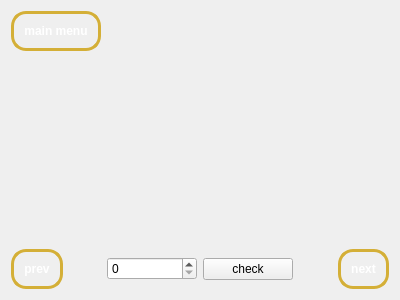
<?xml version="1.0" encoding="UTF-8"?>
<ui version="4.0">
 <class>LearnWidget</class>
 <widget class="QWidget" name="LearnWidget">
  <property name="geometry">
   <rect>
    <x>0</x>
    <y>0</y>
    <width>400</width>
    <height>300</height>
   </rect>
  </property>
  <property name="windowTitle">
   <string>Form</string>
  </property>
  <layout class="QGridLayout" name="gridLayout">
   <item row="0" column="0" alignment="Qt::AlignmentFlag::AlignLeft">
    <widget class="QPushButton" name="mainMenuButton">
     <property name="styleSheet">
      <string notr="true">QPushButton{
	background-color: qlineargradient(
		spread:pad,
		x1:0, y1:0, x2:0, y2:1,
		stop:0 #2b1f0e
		stop:1 #8c6c26
	);

	color: white;
	font-weight: bold;
	border: 3px solid #d4af37;
	border-radius: 15px;
	padding: 10px;
}

QPushButton:hover{
	background-color: qlineargradient(
		spread:pad,
		x1:0, y1:0, x2:0, y2:1,
		stop:0 #3b2f1c,
		stop:1 #ad8c32
	);
}</string>
     </property>
     <property name="text">
      <string>main menu</string>
     </property>
    </widget>
   </item>
   <item row="4" column="3" alignment="Qt::AlignmentFlag::AlignRight">
    <widget class="QPushButton" name="nextButton">
     <property name="styleSheet">
      <string notr="true">QPushButton{
	background-color: qlineargradient(
		spread:pad,
		x1:0, y1:0, x2:0, y2:1,
		stop:0 #2b1f0e
		stop:1 #8c6c26
	);

	color: white;
	font-weight: bold;
	border: 3px solid #d4af37;
	border-radius: 15px;
	padding: 10px;
}

QPushButton:hover{
	background-color: qlineargradient(
		spread:pad,
		x1:0, y1:0, x2:0, y2:1,
		stop:0 #3b2f1c,
		stop:1 #ad8c32
	);
}</string>
     </property>
     <property name="text">
      <string>next</string>
     </property>
    </widget>
   </item>
   <item row="4" column="0" alignment="Qt::AlignmentFlag::AlignLeft">
    <widget class="QPushButton" name="previousButton">
     <property name="styleSheet">
      <string notr="true">QPushButton{
	background-color: qlineargradient(
		spread:pad,
		x1:0, y1:0, x2:0, y2:1,
		stop:0 #2b1f0e
		stop:1 #8c6c26
	);

	color: white;
	font-weight: bold;
	border: 3px solid #d4af37;
	border-radius: 15px;
	padding: 10px;
}

QPushButton:hover{
	background-color: qlineargradient(
		spread:pad,
		x1:0, y1:0, x2:0, y2:1,
		stop:0 #3b2f1c,
		stop:1 #ad8c32
	);
}</string>
     </property>
     <property name="text">
      <string>prev</string>
     </property>
    </widget>
   </item>
   <item row="4" column="2">
    <widget class="QPushButton" name="checkButton">
     <property name="text">
      <string>check</string>
     </property>
    </widget>
   </item>
   <item row="0" column="1" alignment="Qt::AlignmentFlag::AlignHCenter">
    <widget class="QLabel" name="headerLabel">
     <property name="text">
      <string/>
     </property>
    </widget>
   </item>
   <item row="4" column="1">
    <widget class="QSpinBox" name="spinBox"/>
   </item>
   <item row="1" column="1" alignment="Qt::AlignmentFlag::AlignHCenter">
    <widget class="QLabel" name="instructionLabel">
     <property name="text">
      <string/>
     </property>
    </widget>
   </item>
  </layout>
 </widget>
 <resources/>
 <connections/>
</ui>
